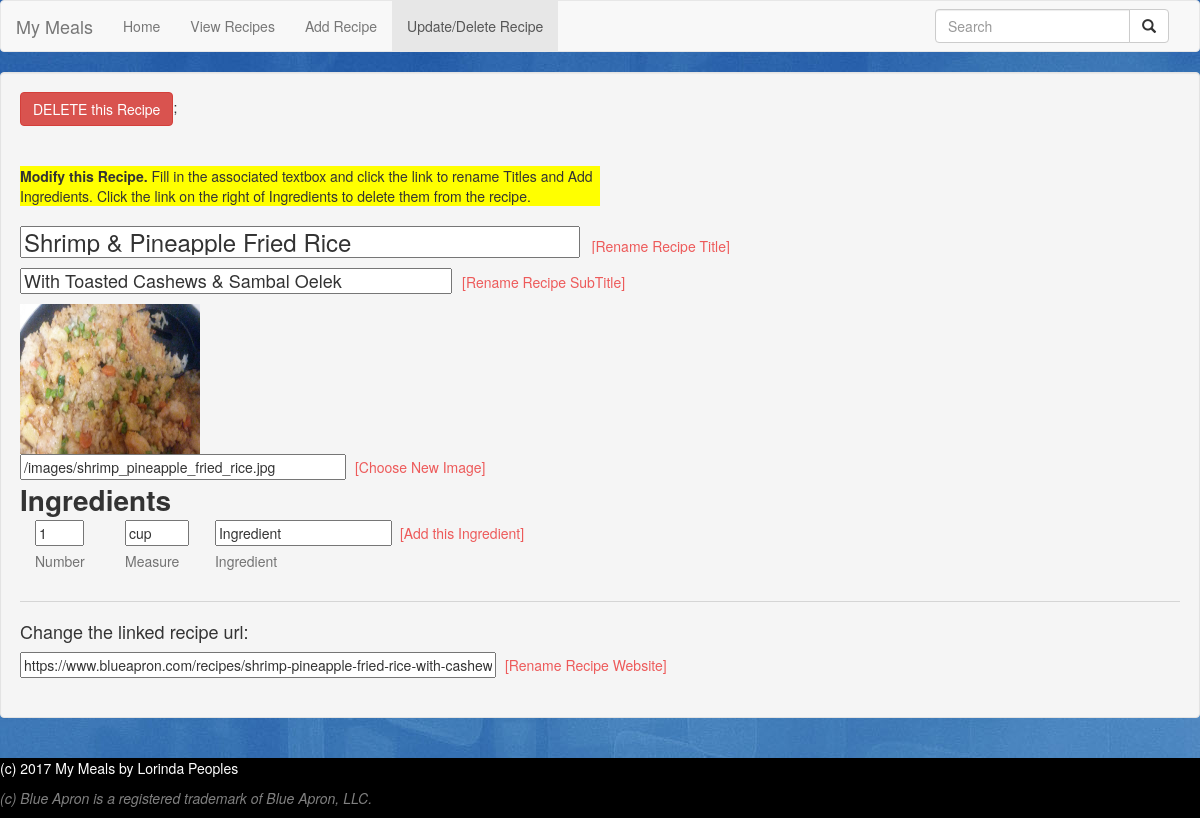
Page /modify-recipe.php?id=92 on the earlier database version.
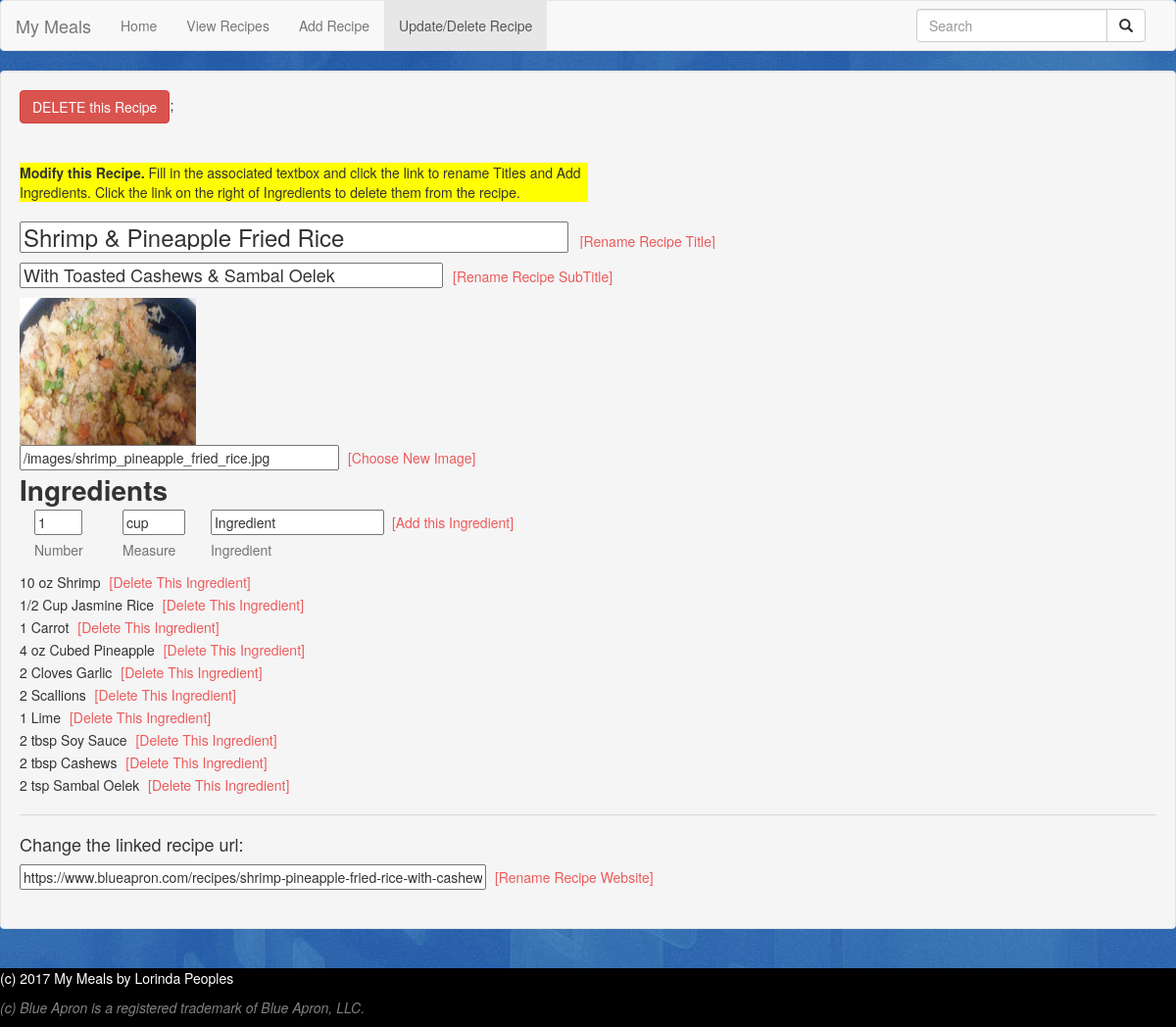
Same page on the later database version.
### tables this page shows
CREATE TABLE `ingredients` (
  `id` int(4) NOT NULL,
  `recipe_id` int(4) NOT NULL,
  `ingredient` varchar(40) NOT NULL,
  `amount` varchar(10) DEFAULT NULL,
  `measurement` varchar(20) DEFAULT NULL
);

### inc/functions.php (called while the page is built, shortened)
<?php
function get_ingredients($db, $id){
    try{
    $query = 'SELECT ingredient, amount, measurement
    			FROM ingredients
    			WHERE recipe_id = :id';
    $statement = $db->prepare($query);
    $statement->bindParam(':id', $id,PDO::PARAM_INT);
    $statement->execute();
    }catch(Exception $e){
        echo "Unable to retrieve ingredients";
        exit;
    }
    return $statement->fetchAll(PDO::FETCH_ASSOC);
}
?>

### inc/modify_chosen_recipe.php (the view, shortened to what the changed rows need)
<div class="jumbotron well">
    <table>
        <tr>
        <th>Ingredients</th>
        </tr>
    </table>
    <table>
        <?php
        $ingredients = get_ingredients($db, $id);
        foreach ($ingredients as $item){
            echo "<tr><td>";
            echo "<form method='post' action=''
                 onsubmit=\"return confirm('Are you sure you want to delete this ingredient?');\">\n";
            echo $item['amount']." ";
            if($item['measurement'] != "NULL"){echo $item['measurement'];}
            echo " ".$item['ingredient'];
            echo "<input type='submit' class='button--delete' value='[Delete This Ingredient]' />\n";
            echo "</form>";
            echo "</td></tr>";
        }
        ?>
    </table>
    <br>
</div>

Differences in the rows shown:
added ingredients: amount "10", measurement "oz", ingredient "Shrimp"
added ingredients: amount "1/2", measurement "Cup", ingredient "Jasmine Rice"
added ingredients: amount "1", ingredient "Carrot"
added ingredients: amount "4", measurement "oz", ingredient "Cubed Pineapple"
added ingredients: amount "2", measurement "Cloves", ingredient "Garlic"
added ingredients: amount "2", ingredient "Scallions"
added ingredients: amount "1", ingredient "Lime"
added ingredients: amount "2", measurement "tbsp", ingredient "Soy Sauce"
added ingredients: amount "2", measurement "tbsp", ingredient "Cashews"
added ingredients: amount "2", measurement "tsp", ingredient "Sambal Oelek"
